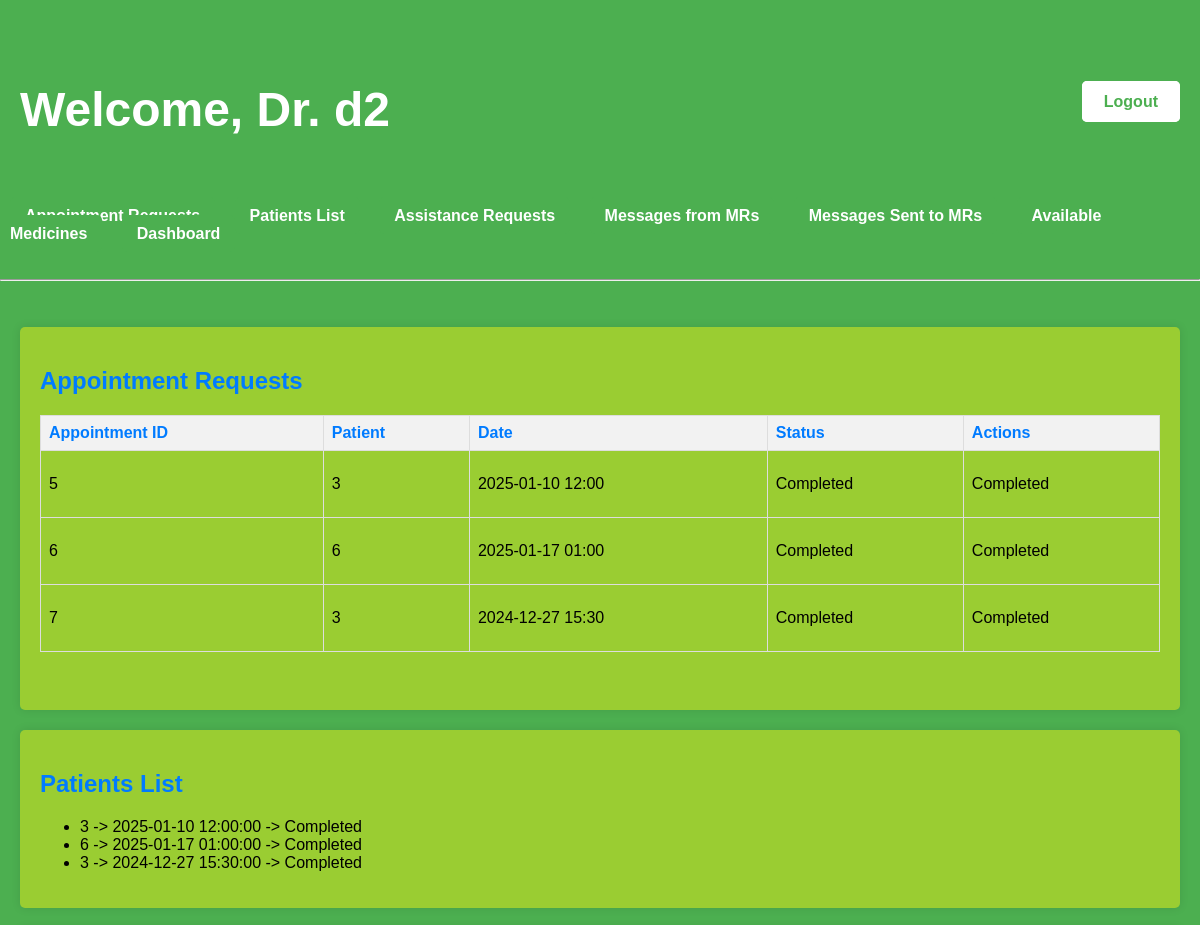
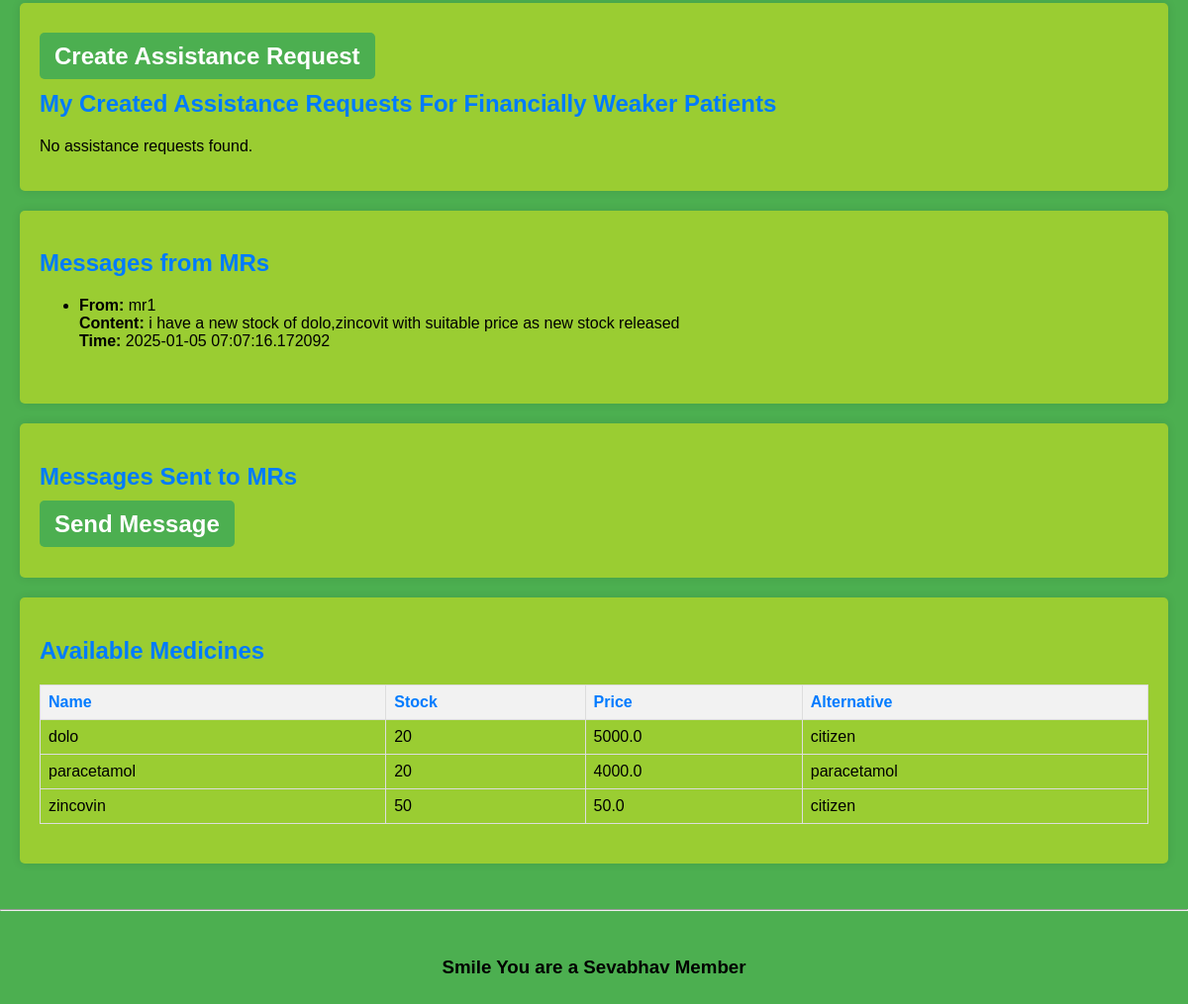
/doctor_dashboard (signed in), run on the app's committed database (2 pictures, top to bottom).
### models.py (models this page shows)
class User(db.Model):
    id = db.Column(db.Integer, primary_key=True)
    name = db.Column(db.String(100), nullable=False)
    role = db.Column(db.String(50), nullable=False)  # 'Doctor' or 'MR' or 'Patient'
    email = db.Column(db.String(120), unique=True, nullable=False)
    password = db.Column(db.String(128), nullable=False)
    messages_sent = db.relationship('Message',
                                    foreign_keys='Message.sender_id',
                                    backref='sender',
                                    lazy=True)
    messages_received = db.relationship('Message',
                                        foreign_keys='Message.recipient_id',
                                        backref='recipient',
                                        lazy=True)

class Appointment(db.Model):
    id = db.Column(db.Integer, primary_key=True)
    patient_id = db.Column(db.Integer, db.ForeignKey('user.id'), nullable=False)  # Patient booking the appointment
    doctor_id = db.Column(db.Integer, db.ForeignKey('user.id'), nullable=False)  # Doctor for the appointment
    date = db.Column(db.DateTime, nullable=False)  # Appointment date and time
    status = db.Column(db.String(50), default='Pending')  # "Pending", "Confirmed", "Completed", "Cancelled"
    prescription = db.relationship('Prescription', backref='appointment', uselist=False)  # One-to-one relationship with Prescription

class Message(db.Model):
    id = db.Column(db.Integer, primary_key=True)
    sender_id = db.Column(db.Integer, db.ForeignKey('user.id'), nullable=False)
    recipient_id = db.Column(db.Integer, db.ForeignKey('user.id'), nullable=False)
    content = db.Column(db.Text, nullable=False)
    timestamp = db.Column(db.DateTime, nullable=False)

class Medicine(db.Model):
    id = db.Column(db.Integer, primary_key=True)
    name = db.Column(db.String(100), nullable=False)
    stock = db.Column(db.Integer, nullable=False)
    price = db.Column(db.Float, nullable=False)
    alternative = db.Column(db.String(100), nullable=True)  # Generic/Substitute

### app.py (the view, shortened to what this page needs)
@app.route('/doctor_dashboard', methods=['GET', 'POST'])
def doctor_dashboard():
    if 'user_id' not in session or User.query.get(session['user_id']).role != 'Doctor':
        flash('Access denied. It\'s For Doctors Only.', 'error')
        return redirect(url_for('login'))
    user = User.query.get(session['user_id'])
    user = User.query.get(session['user_id'])
    messages = Message.query.all()
    medicines = Medicine.query.all()
    appointments = Appointment.query.filter_by(doctor_id=user.id).all()
    assistance_requests = AssistanceRequest.query.filter_by(doctor_id=user.id).all()
    return render_template('doctor_dashboard.html', user=user, messages=messages, medicines=medicines, appointments=appointments, assistance_requests=assistance_requests)

### templates/doctor_dashboard.html (shortened to what this page needs)
<!DOCTYPE html>
<html>
<head>
    <link rel="stylesheet" href="{{ url_for('static', filename='dashboard_style.css') }}">
</head>
<body>
    <header>
        <h1>Welcome, Dr. {{ user.name }}</h1>
        <h2><a href="{{ url_for('logout') }}">Logout</a></h2>
    </header>
    <div class="navigation">
        <a href="#appointments">Appointment Requests</a>
        <a href="#patients-list">Patients List</a>
        <a href="#assistance-requests">Assistance Requests</a>
        <a href="#messages-from-mrs">Messages from MRs</a>
        <a href="#messages-to-mrs">Messages Sent to MRs</a>
        <a href="#available-medicines">Available Medicines</a>
        <a href="dashboard">Dashboard</a>
    </div>
    <br>
    <hr>
    <br>
    <section id="appointments">
        <h2>Appointment Requests</h2>
        <table border="1">
            <thead>
                <tr>
                    <th>Appointment ID</th>
                    <th>Patient</th>
                    <th>Date</th>
                    <th>Status</th>
                    <th>Actions</th>
                </tr>
            </thead>
            <tbody>
                {% for appointment in appointments %}
                <tr>
                    <td>{{ appointment.id }}</td>
                    <td>{{ appointment.patient_id }}</td>
                    <td>{{ appointment.date.strftime('%Y-%m-%d %H:%M') }}</td>
                    <td>{{ appointment.status }}</td>
                    <td>
                        {% if appointment.status == 'Pending' %}
                            <form method="POST" style="display: inline;">
                                <input type="hidden" name="appointment_id" value="{{ appointment.id }}">
                                <button type="submit" name="action" value="Approve">Approve</button>
                                <button type="submit" name="action" value="Reject">Reject</button>
                            </form>
                        {% elif appointment.status == 'Completed' %}
                            <p>Completed</p>
                        {% elif appointment.status == 'Confirmed' %}
                            <form method="POST" action="{{ url_for('prescribe_medicine', appointment_id=appointment.id) }}" style="display: inline;">
                                <button type="submit">Prescribe Medicine</button>
                            </form>
                        {% elif appointment.status == 'Rejected' %}
                            <p>Unavailable</p>
                        {% endif %}
                    </td>
                </tr>
                {% endfor %}
            </tbody>
        </table>
        <br>
    </section>
    <section id="patients-list">
        <h2>Patients List</h2>
        <ul>
            {% for appointment in appointments %}
                {% if appointment.status != 'Rejected' %}
                <li>{{ appointment.patient_id }} -> {{ appointment.date }}  -> {{ appointment.status }}</li>
                {% endif %}
            {% endfor %}
        </ul>
    </section>
    <section id="assistance-requests">
        <h2><a href="{{ url_for('create_assistance_request') }}">Create Assistance Request</a></h2>
        <h2>My Created Assistance Requests For Financially Weaker Patients</h2>
        {% if assistance_requests %}
        <table>
            <thead>
                <tr>
                    <th>Request ID</th>
                    <th>Medicine</th>
                    <th>Doctor</th>
                    <th>Status</th>
                    <th>Reason</th>
                    <th>Timestamp</th>
                </tr>
            </thead>
            <tbody>
                {% for request in assistance_requests %}
                <tr>
                    <td>{{ request.id }}</td>
                    <td>{{ request.medicine.name }}</td>
                    <td>Dr. {{ request.doctor.name }}</td>
                    <td>{{ request.status }}</td>
                    <td>{{ request.reason or 'N/A' }}</td>
                    <td>{{ request.timestamp.strftime('%Y-%m-%d %H:%M:%S') }}</td>
                </tr>
                {% endfor %}
            </tbody>
        </table>
        {% else %}
        <p>No assistance requests found.</p>
        {% endif %}
    </section>
    <section id="messages-from-mrs">
        <h2>Messages from MRs</h2>
        {% if messages %}
            <ul>
                {% for message in messages %}
                {% if message.recipient_id == user.id %}
                    <li>
                        <strong>From:</strong> {{ message.sender.name }} <br>
                        <strong>Content:</strong> {{ message.content }} <br>
                        <strong>Time:</strong> {{ message.timestamp }}
                    </li>
                    <br>
                {% endif %}
                {% endfor %}
            </ul>
        {% else %}
            <p>No messages received yet.</p>
        {% endif %}
    </section>
    <section id="messages-to-mrs">
        <h2>Messages Sent to MRs</h2>
        <h2><a href="{{ url_for('send_message') }}">Send Message</a></h2>
    </section>
    <section id="available-medicines">
        <h2>Available Medicines</h2>
        {% if medicines %}
        <table>
            <thead>
                <tr>
                    <th>Name</th>
                    <th>Stock</th>
                    <th>Price</th>
                    <th>Alternative</th>
                </tr>
            </thead>
            <tbody>
                {% for medicine in medicines %}
                <tr>
                    <td>{{ medicine.name }}</td>
                    <td>{{ medicine.stock }}</td>
                    <td>{{ medicine.price }}</td>
                    <td>{{ medicine.alternative }}</td>
                </tr>
                {% endfor %}
            </tbody>
        </table>
        {% else %}
        <p>No medicines available.</p>
        {% endif %}
    </section>
    <br>
    <hr>
    <footer>
        <br>
        <h3 style="margin: 20px; text-align-last: center;">Smile You are a Sevabhav Member</h3>
        <br>
    </footer>
</body>
</html>

### static/dashboard_style.css (style rules this page uses)
body { font-family: Arial, sans-serif; margin: 0; padding: 0; background-color: #4CAF50; }
header { background-color: #4CAF50; color: white; padding: 50px 20px; display: flex; justify-content: space-between; align-items: center; }
header h1 { font-size: 3rem; margin-bottom: 10px; }
header a { padding: 10px 20px; font-size: 1rem; color: #4CAF50; background-color: white; border: 2px solid white; border-radius: 5px; text-decoration: none; }
section { margin: 20px; padding: 20px; background:yellowgreen; border-radius: 5px; box-shadow: 0 0 10px rgba(0, 0, 0, 0.1); }
h2 { color: #007BFF; }
table { width: 100%; border-collapse: collapse; margin-top: 10px; }
table th, table td { border: 1px solid #ddd; padding: 8px; text-align: left; }
table th { background-color: #f2f2f2; color: white; color: #007BFF; }

### templates/doctor_dashboard.html (style rules this page uses)
table { width: 100%; border-collapse: collapse; margin-bottom: 20px; }
table, th, td { border: 1px solid #ddd; padding: 8px; text-align: left; }
table th { background-color: #f2f2f2; }
a { padding: 10px 15px; background-color: #4CAF50; color: white; text-decoration: none; border-radius: 5px; }
.navigation { background-color: #4CAF50; padding: 10px; position: sticky; top: 0; z-index: 1000; }
.navigation a { margin-right: 15px; color: white; text-decoration: none; font-weight: bold; }

### data on the page
User: name "d2"
Appointment: id "5", patient_id "3", date "2025-01-10 12:00", status "Completed", date "2025-01-10 12:00:00"
Appointment: id "6", patient_id "6", date "2025-01-17 01:00", status "Completed", date "2025-01-17 01:00:00"
Appointment: id "7", patient_id "3", date "2024-12-27 15:30", status "Completed", date "2024-12-27 15:30:00"
Message: sender.name "mr1", content "i have a new stock of dolo,zincovit with suitable price as new stock released", timestamp "2025-01-05 07:07:16.172092"
Medicine: name "dolo", stock "20", price "5000.0", alternative "citizen"
Medicine: name "paracetamol", stock "20", price "4000.0", alternative "paracetamol"
Medicine: name "zincovin", stock "50", price "50.0", alternative "citizen"
